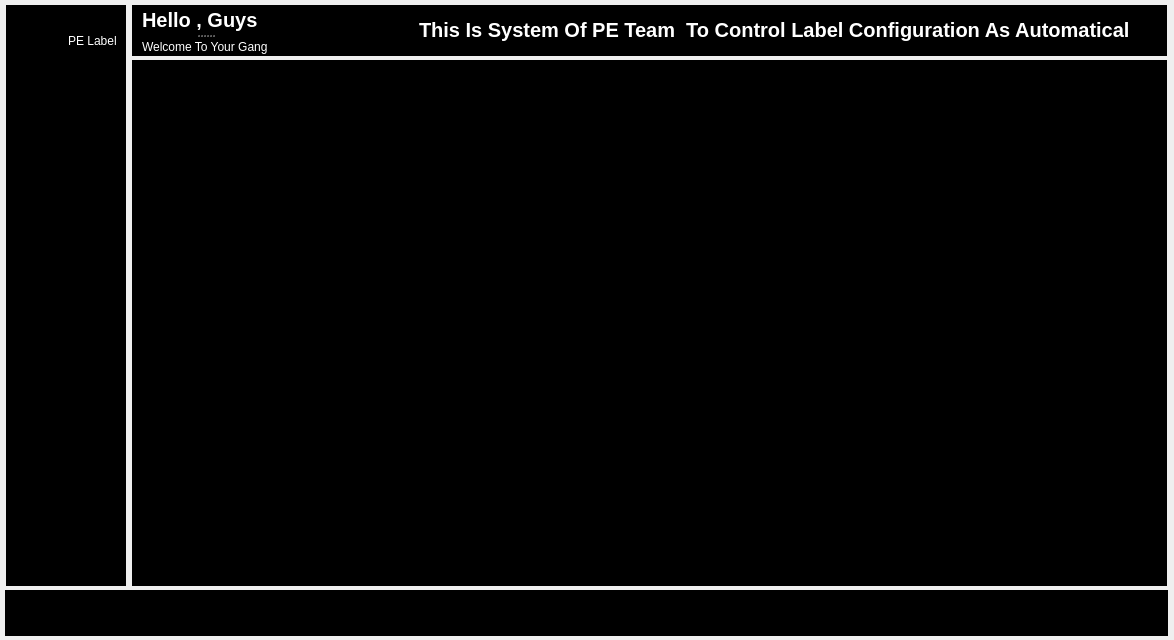
<?xml version="1.0" encoding="UTF-8"?>
<ui version="4.0">
 <class>MainWindow</class>
 <widget class="QMainWindow" name="MainWindow">
  <property name="geometry">
   <rect>
    <x>0</x>
    <y>0</y>
    <width>1174</width>
    <height>640</height>
   </rect>
  </property>
  <property name="windowTitle">
   <string>MainWindow</string>
  </property>
  <widget class="QWidget" name="centralwidget">
   <widget class="QFrame" name="fBut">
    <property name="geometry">
     <rect>
      <x>6</x>
      <y>5</y>
      <width>120</width>
      <height>581</height>
     </rect>
    </property>
    <property name="styleSheet">
     <string notr="true">QWidget
{
	background-color:rgb(0,0,0);
}</string>
    </property>
    <property name="frameShape">
     <enum>QFrame::Shape::StyledPanel</enum>
    </property>
    <property name="frameShadow">
     <enum>QFrame::Shadow::Raised</enum>
    </property>
    <widget class="QWidget" name="">
     <property name="geometry">
      <rect>
       <x>10</x>
       <y>10</y>
       <width>101</width>
       <height>51</height>
      </rect>
     </property>
     <layout class="QHBoxLayout" name="horizontalLayout_2">
      <item>
       <widget class="QLabel" name="lb_branch_icon">
        <property name="text">
         <string/>
        </property>
        <property name="pixmap">
         <pixmap resource="images.qrc">:/img/logo.png</pixmap>
        </property>
        <property name="scaledContents">
         <bool>true</bool>
        </property>
       </widget>
      </item>
      <item>
       <widget class="QLabel" name="lb_branch_text">
        <property name="styleSheet">
         <string notr="true">QLabel
{
	color:white;
}</string>
        </property>
        <property name="text">
         <string>PE Label</string>
        </property>
       </widget>
      </item>
     </layout>
    </widget>
   </widget>
   <widget class="QFrame" name="fHeader">
    <property name="geometry">
     <rect>
      <x>132</x>
      <y>5</y>
      <width>1035</width>
      <height>51</height>
     </rect>
    </property>
    <property name="styleSheet">
     <string notr="true">QWidget
{
	background-color:rgb(0,0,0);
}</string>
    </property>
    <property name="frameShape">
     <enum>QFrame::Shape::StyledPanel</enum>
    </property>
    <property name="frameShadow">
     <enum>QFrame::Shadow::Raised</enum>
    </property>
    <widget class="QWidget" name="layoutWidget">
     <property name="geometry">
      <rect>
       <x>10</x>
       <y>0</y>
       <width>988</width>
       <height>50</height>
      </rect>
     </property>
     <layout class="QHBoxLayout" name="horizontalLayout">
      <item>
       <widget class="QSplitter" name="splitter">
        <property name="orientation">
         <enum>Qt::Orientation::Vertical</enum>
        </property>
        <widget class="QLabel" name="label">
         <property name="font">
          <font>
           <pointsize>15</pointsize>
           <bold>true</bold>
          </font>
         </property>
         <property name="styleSheet">
          <string notr="true">QLabel
{
	color:white;
}</string>
         </property>
         <property name="text">
          <string>Hello , Guys</string>
         </property>
        </widget>
        <widget class="QLabel" name="label_5">
         <property name="styleSheet">
          <string notr="true">QLabel
{
	color:white;
}</string>
         </property>
         <property name="text">
          <string>Welcome To Your Gang</string>
         </property>
        </widget>
       </widget>
      </item>
      <item>
       <spacer name="horizontalSpacer">
        <property name="orientation">
         <enum>Qt::Orientation::Horizontal</enum>
        </property>
        <property name="sizeHint" stdset="0">
         <size>
          <width>158</width>
          <height>40</height>
         </size>
        </property>
       </spacer>
      </item>
      <item>
       <widget class="QLabel" name="lb_head_Slogan">
        <property name="font">
         <font>
          <pointsize>15</pointsize>
          <bold>true</bold>
         </font>
        </property>
        <property name="styleSheet">
         <string notr="true">QLabel
{
	color:white;
}</string>
        </property>
        <property name="text">
         <string>This Is System Of PE Team  To Control Label Configuration As Automatical</string>
        </property>
       </widget>
      </item>
     </layout>
    </widget>
   </widget>
   <widget class="QFrame" name="fFooter">
    <property name="geometry">
     <rect>
      <x>5</x>
      <y>590</y>
      <width>1163</width>
      <height>46</height>
     </rect>
    </property>
    <property name="styleSheet">
     <string notr="true">QWidget
{
	background-color:rgb(0,0,0);
}</string>
    </property>
    <property name="frameShape">
     <enum>QFrame::Shape::StyledPanel</enum>
    </property>
    <property name="frameShadow">
     <enum>QFrame::Shadow::Raised</enum>
    </property>
   </widget>
   <widget class="QFrame" name="fMain">
    <property name="geometry">
     <rect>
      <x>132</x>
      <y>60</y>
      <width>1035</width>
      <height>526</height>
     </rect>
    </property>
    <property name="styleSheet">
     <string notr="true">QWidget
{
	background-color:rgb(0,0,0);
}</string>
    </property>
    <property name="frameShape">
     <enum>QFrame::Shape::StyledPanel</enum>
    </property>
    <property name="frameShadow">
     <enum>QFrame::Shadow::Raised</enum>
    </property>
   </widget>
  </widget>
 </widget>
 <resources>
  <include location="images.qrc"/>
 </resources>
 <connections/>
</ui>
